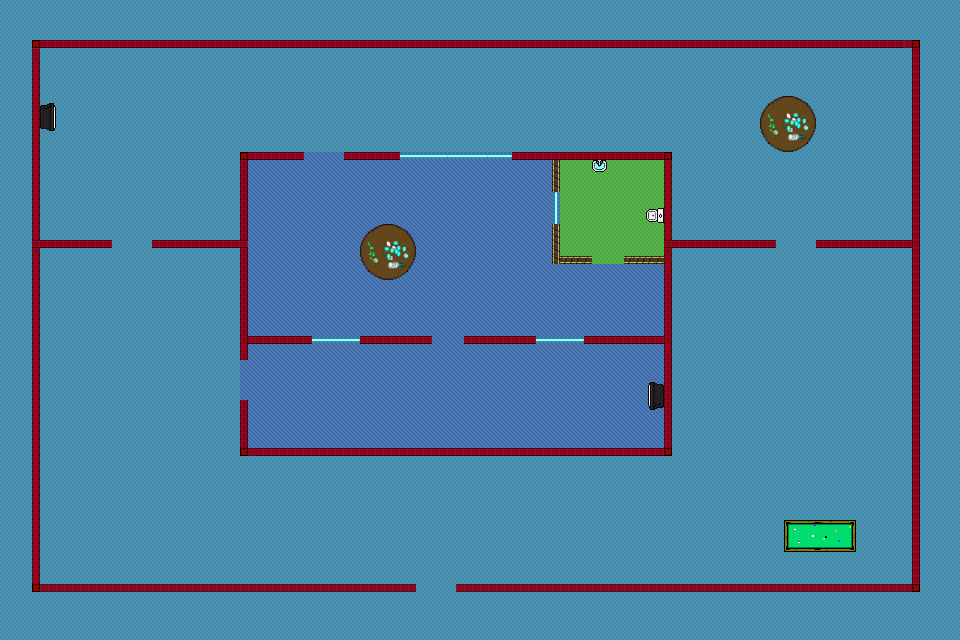

A 2D game scene composited from a Tiled map and its tileset images. What follows is a short description and the map's XML, with each tile layer's data collapsed to a summary:
An orthogonal 120x80 tile map with 8x8 px tiles, 3 tile layers (ground, wall, furniture), 2 tilesets and 43 objects (24x wall, 6x furniture, 6x door5, 4x glass, chair).

<map version="1.0" orientation="orthogonal" renderorder="right-down" width="120" height="80" tilewidth="8" tileheight="8" nextobjectid="73">
 <tileset firstgid="1" name="Common" tilewidth="8" tileheight="8" tilecount="4096" columns="64">
  <image source="Common.png" width="512" height="512" />
 </tileset>
 <tileset firstgid="4097" name="Furniture" tilewidth="8" tileheight="8" tilecount="1024" columns="32">
  <image source="Furniture-test.png" width="256" height="256" />
 </tileset>
 <layer name="ground" width="120" height="80">
  <data>[9600 cells, 9600 non-empty, 3 distinct tile ids]</data>
 </layer>
 <layer name="wall" width="120" height="80">
  <data>[9600 cells, 636 non-empty, 26 distinct tile ids]</data>
 </layer>
 <layer name="furniture" width="120" height="80">
  <data>[9600 cells, 170 non-empty, 116 distinct tile ids]</data>
 </layer>
 <objectgroup name="objects">
  <object id="7" type="chair" x="384" y="200.333" width="15.67" height="15.3333">
   <properties>
    <property name="_seeable" type="bool" value="true" />
   </properties>
  </object>
  <object id="9" type="furniture" x="359.667" y="223.667" width="57" height="57">
   <properties>
    <property name="_seeable" type="bool" value="true" />
    <property name="_shape" value="circle" />
    <property name="_unpassable" type="bool" value="true" />
   </properties>
   <ellipse />
  </object>
  <object id="16" type="furniture" x="759.227" y="94.9697" width="57" height="57">
   <properties>
    <property name="_seeable" type="bool" value="true" />
    <property name="_shape" value="circle" />
    <property name="_unpassable" type="bool" value="true" />
   </properties>
   <ellipse />
  </object>
  <object id="17" type="furniture" x="784" y="520" width="72.3333" height="32">
   <properties>
    <property name="_seeable" type="bool" value="true" />
    <property name="_unpassable" type="bool" value="true" />
   </properties>
  </object>
  <object id="19" type="wall" x="40.0313" y="584" width="375.423" height="8">
   <properties>
    <property name="_unpassable" type="bool" value="true" />
   </properties>
  </object>
  <object id="21" type="wall" x="32" y="48.1875" width="8" height="543.815">
   <properties>
    <property name="_unpassable" type="bool" value="true" />
   </properties>
  </object>
  <object id="22" type="wall" x="32.0625" y="40" width="879.836" height="8">
   <properties>
    <property name="_unpassable" type="bool" value="true" />
   </properties>
  </object>
  <object id="23" type="wall" x="912" y="40.0606" width="8" height="543.835">
   <properties>
    <property name="_unpassable" type="bool" value="true" />
   </properties>
  </object>
  <object id="25" type="wall" x="455.333" y="584" width="464.696" height="8">
   <properties>
    <property name="_unpassable" type="bool" value="true" />
   </properties>
  </object>
  <object id="27" type="wall" x="240.273" y="448" width="423.613" height="8">
   <properties>
    <property name="_unpassable" type="bool" value="true" />
   </properties>
  </object>
  <object id="29" type="wall" x="240" y="399.761" width="8" height="47.9886">
   <properties>
    <property name="_unpassable" type="bool" value="true" />
   </properties>
  </object>
  <object id="30" type="wall" x="240" y="152" width="8" height="208">
   <properties>
    <property name="_unpassable" type="bool" value="true" />
   </properties>
  </object>
  <object id="31" type="wall" x="248.333" y="152" width="55.3333" height="8">
   <properties>
    <property name="_unpassable" type="bool" value="true" />
   </properties>
  </object>
  <object id="32" type="wall" x="343.913" y="152" width="56.0453" height="8">
   <properties>
    <property name="_unpassable" type="bool" value="true" />
   </properties>
  </object>
  <object id="33" type="wall" x="511.958" y="152" width="160.072" height="8">
   <properties>
    <property name="_unpassable" type="bool" value="true" />
   </properties>
  </object>
  <object id="35" type="wall" x="151.99" y="240" width="87.6771" height="8">
   <properties>
    <property name="_unpassable" type="bool" value="true" />
   </properties>
  </object>
  <object id="36" type="wall" x="40.1238" y="240" width="71.8762" height="7.66667">
   <properties>
    <property name="_unpassable" type="bool" value="true" />
   </properties>
  </object>
  <object id="37" type="wall" x="672" y="240.333" width="103.667" height="7">
   <properties>
    <property name="_unpassable" type="bool" value="true" />
   </properties>
  </object>
  <object id="38" type="wall" x="815.956" y="240" width="95.9575" height="8">
   <properties>
    <property name="_unpassable" type="bool" value="true" />
   </properties>
  </object>
  <object id="39" type="wall" x="664" y="160" width="8" height="295.964">
   <properties>
    <property name="_unpassable" type="bool" value="true" />
   </properties>
  </object>
  <object id="40" type="wall" x="583.758" y="336.333" width="79.7273" height="7.33333">
   <properties>
    <property name="_unpassable" type="bool" value="true" />
   </properties>
  </object>
  <object id="41" type="wall" x="360" y="336" width="72.2727" height="8">
   <properties>
    <property name="_unpassable" type="bool" value="true" />
   </properties>
  </object>
  <object id="42" type="wall" x="464" y="336" width="71.6667" height="8">
   <properties>
    <property name="_unpassable" type="bool" value="true" />
   </properties>
  </object>
  <object id="43" type="wall" x="248.375" y="336" width="63.2917" height="8">
   <properties>
    <property name="_unpassable" type="bool" value="true" />
   </properties>
  </object>
  <object id="44" type="wall" x="624.125" y="256" width="39.375" height="8">
   <properties>
    <property name="_unpassable" type="bool" value="true" />
   </properties>
  </object>
  <object id="45" type="wall" x="552" y="256" width="39.75" height="8">
   <properties>
    <property name="_unpassable" type="bool" value="true" />
   </properties>
  </object>
  <object id="46" type="wall" x="552" y="223.833" width="8" height="31.9167">
   <properties>
    <property name="_unpassable" type="bool" value="true" />
   </properties>
  </object>
  <object id="48" type="furniture" x="646.75" y="208.5" width="17.25" height="14.5">
   <properties>
    <property name="_seeable" type="bool" value="true" />
    <property name="_unpassable" type="bool" value="true" />
   </properties>
  </object>
  <object id="49" type="furniture" x="592.5" y="160.25" width="14.25" height="11.25">
   <properties>
    <property name="_seeable" type="bool" value="true" />
    <property name="_unpassable" type="bool" value="true" />
   </properties>
  </object>
  <object id="56" type="wall" x="552" y="160" width="7.75" height="32">
   <properties>
    <property name="_unpassable" type="bool" value="true" />
   </properties>
  </object>
  <object id="57" type="glass" x="553.5" y="192.25" width="4.5" height="31.5">
   <properties>
    <property name="_seeable" type="bool" value="true" />
    <property name="_unpassable" type="bool" value="true" />
   </properties>
  </object>
  <object id="59" type="glass" x="400" y="154" width="111.75" height="3.5">
   <properties>
    <property name="_seeable" type="bool" value="true" />
    <property name="_unpassable" type="bool" value="true" />
   </properties>
  </object>
  <object id="60" type="glass" x="312.25" y="338" width="47.5227" height="3.95455">
   <properties>
    <property name="_seeable" type="bool" value="true" />
    <property name="_unpassable" type="bool" value="true" />
   </properties>
  </object>
  <object id="61" type="glass" x="536" y="337.818" width="47.6364" height="4">
   <properties>
    <property name="_seeable" type="bool" value="true" />
    <property name="_unpassable" type="bool" value="true" />
   </properties>
  </object>
  </objectgroup>
</map>
<!-- 9 of 43 objects omitted -->